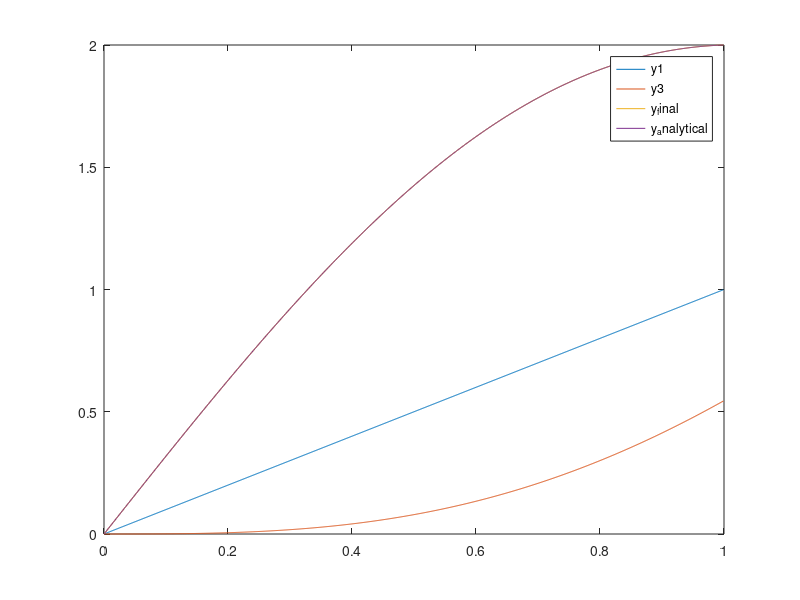

This chart was generated by the following MATLAB code:
% Jonathan Kocur
% Computing for Physicists
% HW 5 Problem 2A

% Shooting Method

% Here we are defining the empty arrays for each of the y values
x = [];
y1 = [];
y2 = [];
y3 = [];
y4 = [];

% Here we are defining the initial conditions for both shots of the
% shooting method and the x values
y1(1) = 0;
y2(1) = 0;
y3(1) = 0;
y4(1) = 0;

x(1) = 0;
dx = 0.001;
N = 1/dx;

% This for loop calculates the shooting method where we use runge-kutta
% twice with different initial conditions, then a final function is found
% with the upper boudary by finding lamda
for n = 2:N
    x(n) = x(n-1) + dx;
    xx = x(n-1);

    K1 = dx * y2(n-1);
    L1 = dx * (-4 * (y1(n-1) - xx));
    K2 = dx * (y2(n-1) + L1);
    L2 = dx * (-4 * ((y1(n-1) + K1) - (xx + dx)));
    
    y1(n) = y1(n-1) + 0.5 * (K1 + K2);
    y2(n) = y2(n-1) + 0.5 * (L1 + L2);
    y3(n) = y3(n-1) + 0.5 * (K1 + K2);
    y4(n) = y4(n-1) + 0.5 * (L1 + L2);
end

y1(1) = 0;
y2(1) = 1;
x(1) = 0;

% This for loop updates the values of y1 and y2 for the second shot of the
% shooting method
for n = 2:N
    x(n) = x(n-1) + dx;
    xx = x(n-1);

    K1 = dx * y2(n-1);
    L1 = dx * (-4 * (y1(n-1) - xx));
    K2 = dx * (y2(n-1) + L1);
    L2 = dx * (-4 * ((y1(n-1) + K1) - (xx + dx)));
    
    y1(n) = y1(n-1) + 0.5 * (K1 + K2);
    y2(n) = y2(n-1) + 0.5 * (L1 + L2);
end

% Here lamda is calculated and the analytical solution of the function is
% caluculated for comparison with the shooting method
lamda = ((2 - y3(N))/(y1(N) - y3(N)));
y_analytical = sin(2*x)/sin(2) + x;

% This loop calculates the final function for y with the calculated value
% of lamda and y1 and y3
for n = 1:N
    y_final(n) = lamda * y1(n) + (1 - lamda) * y3(n);
end

figure(1)
plot(x,y1)
hold on
plot(x,y3)
hold on
plot(x,y_final)
hold on
plot(x,y_analytical)
legend('y1','y3','y_final','y_analytical')
hold off

